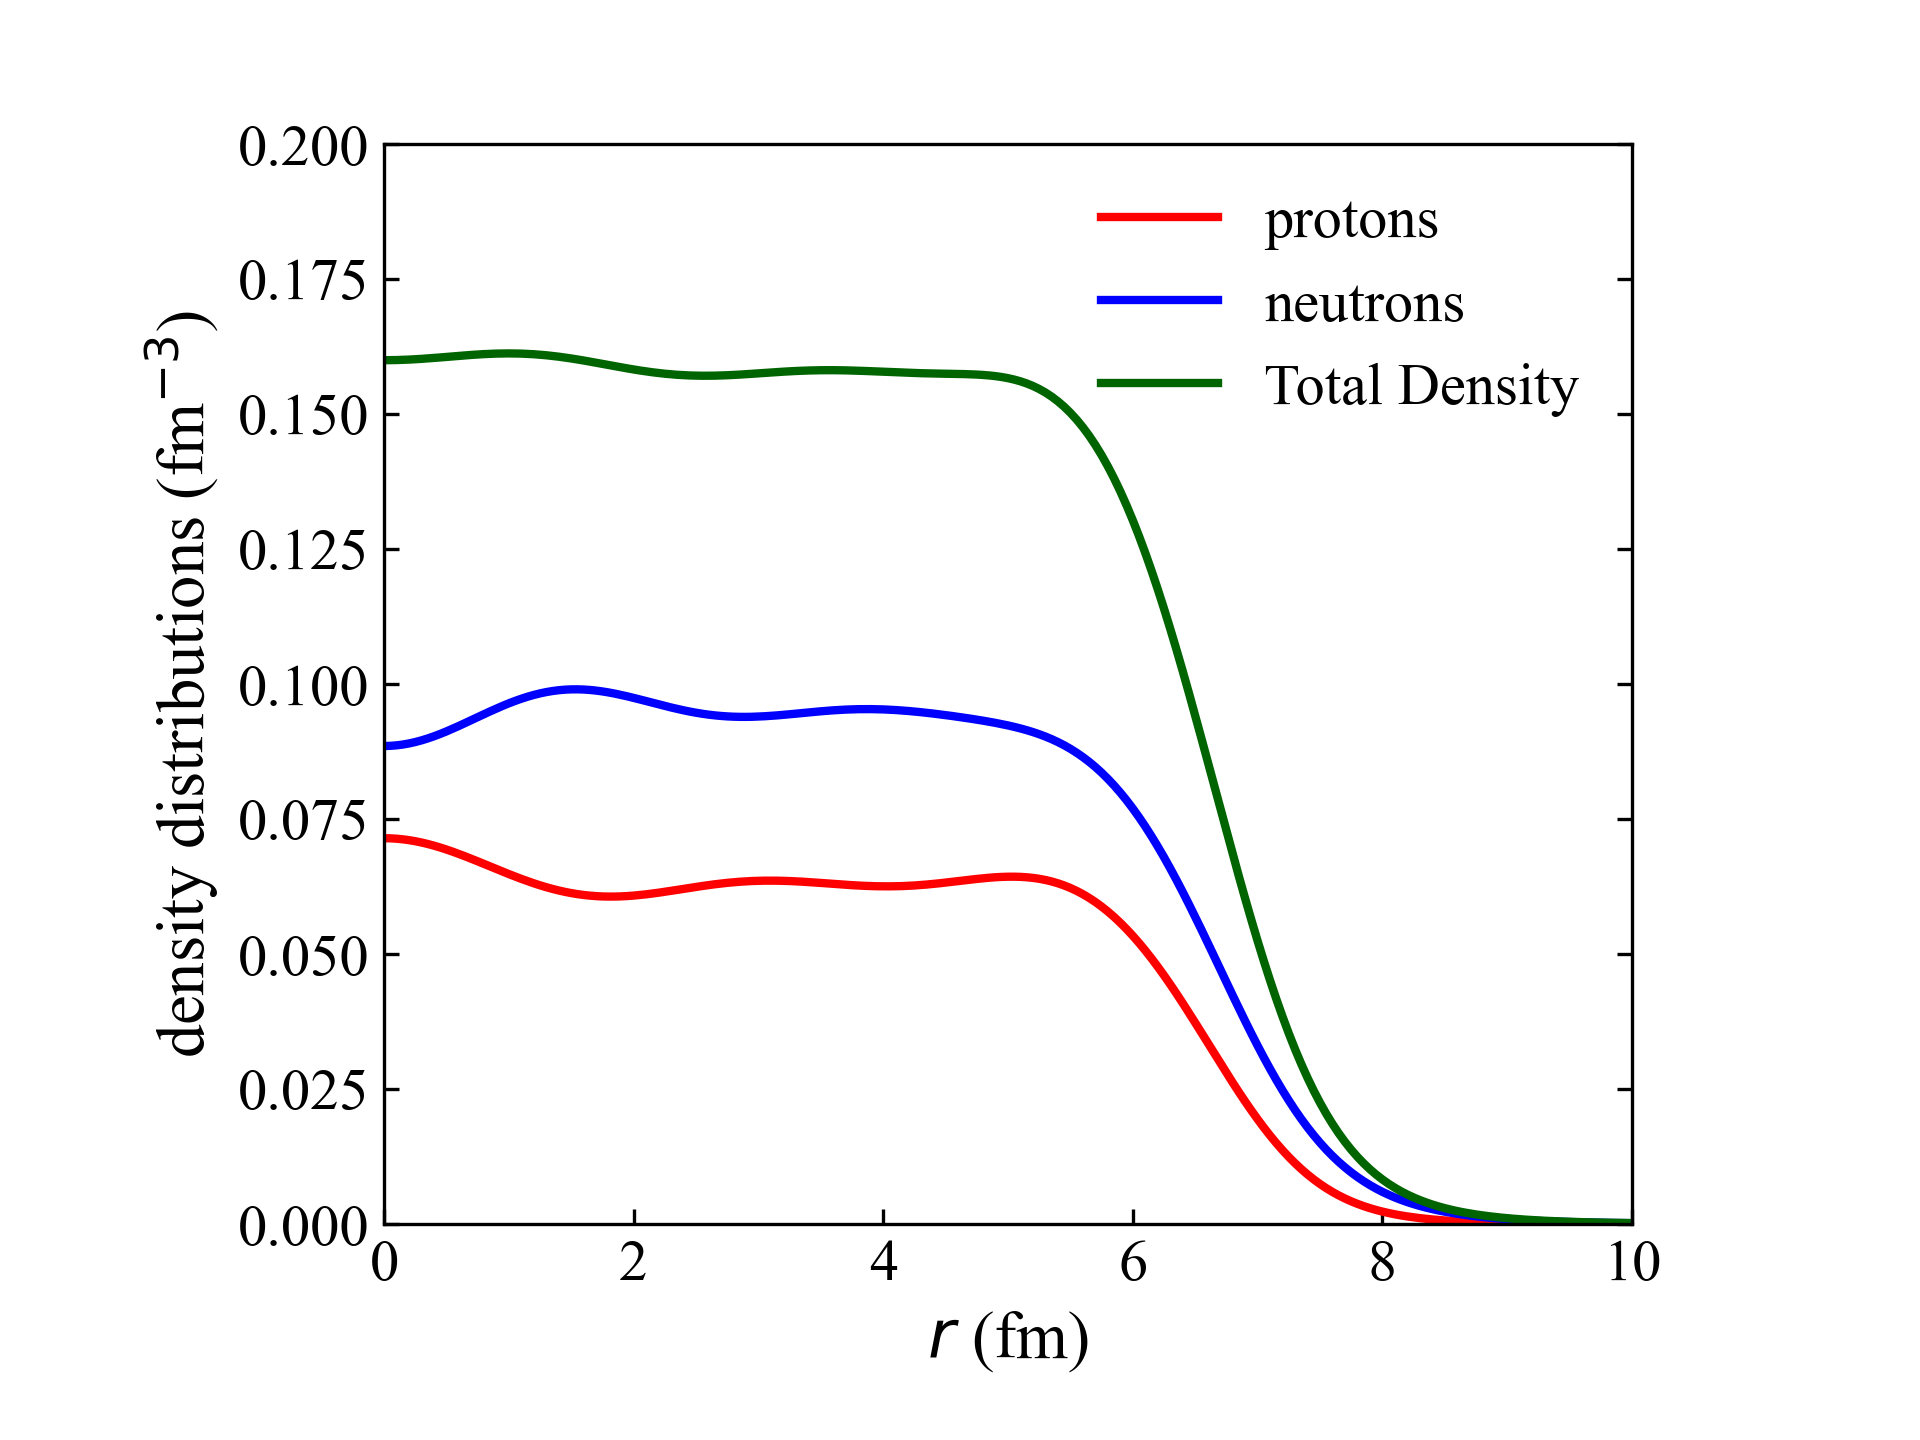

Generate this figure with Python:
#!/usr/bin/env python
# -*- coding: utf-8 -*-

import numpy as np
import matplotlib.pyplot as plt
import pandas as pd
import pylab as pl
from pylab import *
import cmath


#plt.rcParams['font.family'] = 'sans-serif'
plt.rcParams['font.family'] = 'Times New Roman'
plt.rcParams['text.usetex'] = False
plt.rcParams['lines.linewidth'] = 2
plt.rcParams['figure.subplot.bottom'] = 0.15

d1=pd.read_csv('../data/Z82N126L0_VB1HPL2/density.csv',comment='#')


fig=plt.figure()
subplots_adjust(hspace=0.0,wspace=0.0,top=0.9,left=0.2,right=0.85)
ax = subplot(1,1,1)

ax.plot(d1["r(fm)"],d1["Rhop"],label=r"protons",linewidth=2,color="r",ls="-")
ax.plot(d1["r(fm)"],d1["Rhon"],label=r"neutrons",linewidth=2,color="b",ls="-")
ax.plot(d1["r(fm)"],d1["RhoN"],label=r"Total Density",linewidth=2,color="darkgreen",ls="-")

#ax.text(1,-4,r'SLy4',{'color':'k','fontsize':14})
#ax.text(1,-7,r'HP$\Lambda$2',{'color':'k','fontsize':14})

ax.legend(loc='upper right',frameon=0,numpoints=1,fontsize=14)
ax.set_xlim(0,10)
ax.set_ylim(0,0.2)
#plt.yticks(arange(0.01,0.08,0.02), fontsize=14)
ax.set_ylabel(r'density distributions (fm$^{-3}$)',fontsize=16)
ax.set_xlabel(r'$r$ (fm)',fontsize=16)
ax.tick_params(axis='x', which='both',direction='in',labelsize=14)
ax.tick_params(axis='y', which='both',left='true',right='true', direction='in',labelsize=14)
#plt.tight_layout()

#ax.set_xticks([0,1,2,3,4,5])
#ax.set_yticks([-50,0,50,100,200,300])
#ax.tick_params(labelsize=12)

plt.savefig("VB1Fig2.pdf",dpi=300)
plt.savefig("VB1Fig2.png",dpi=300)
plt.show()

#指定可能なファイル形式は emf, eps, jpeg, jpg, pdf, png, ps, raw, rgba, svg,
#svgz, tif, tiff です。拡張子を指定すると勝手に判断されます。
